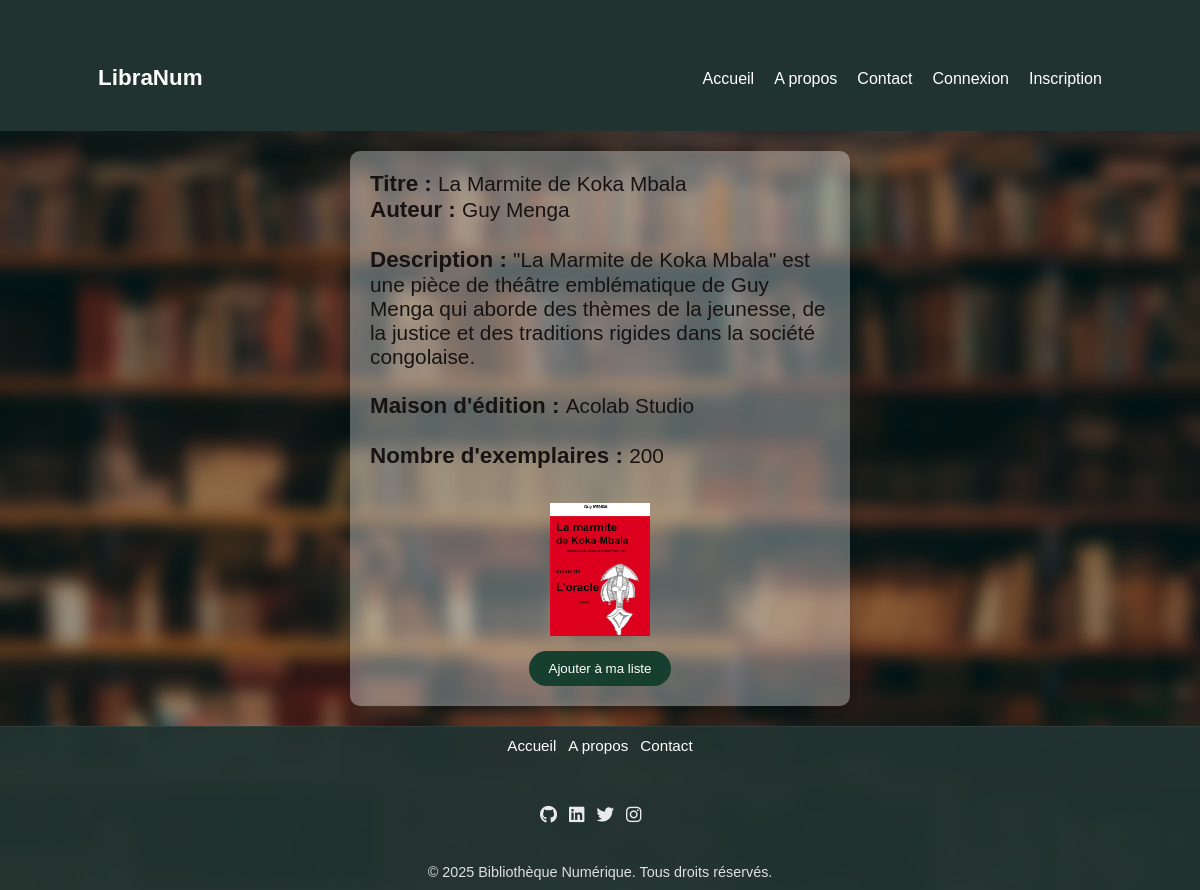
Page /details.php?id=5 on the committed database.
### tables this page shows
CREATE TABLE `livres` (
  `id` int(10) NOT NULL,
  `auteur` varchar(255) NOT NULL,
  `titre` varchar(255) NOT NULL,
  `description` varchar(255) NOT NULL,
  `maison_edition` varchar(100) NOT NULL,
  `nombre_exemplaire` int(11) NOT NULL,
  `image` varchar(255) NOT NULL
);

### details.php (the view, shortened to what this page needs)
<!DOCTYPE html>
<html lang="en">
<head>
    <link rel="stylesheet" href="style.css">
    <link rel="stylesheet" href="https://cdnjs.cloudflare.com/ajax/libs/font-awesome/6.0.0-beta3/css/all.min.css">
</head>
<body>
    <?php include 'inc/header.php'; ?>
<?php
include 'connexion.php';
$id = $_GET['id'];
$sql = "SELECT * FROM livres WHERE id = $id";
$result = $con->query($sql);
if ($result->num_rows > 0) {
    while($row = $result->fetch_assoc()) {
        echo "<div class='affichage'>";
            echo "<strong>Titre : " . "</strong> ". htmlspecialchars($row['titre'])."<br>";
            echo "<strong>Auteur : </strong> ". htmlspecialchars($row['auteur']) . "<br><br>";
            echo "<strong>Description : </strong> ". htmlspecialchars($row['description']). "<br><br>";
            echo "<strong>Maison d'édition : </strong> ". htmlspecialchars($row['maison_edition']) . "<br><br>";
            echo "<strong>Nombre d'exemplaires : </strong> ". htmlspecialchars($row['nombre_exemplaire']) . "<br>";
            echo "<br>";
            echo "<img src='images/" . htmlspecialchars($row['image']) . "' alt='Image' width='100' style='margin-top:10px;'><br>";
            echo "<form method=\"post\" action=\"add_to_list.php\" style=\"margin-top:10px;\">";
            echo "<button type=\"submit\">Ajouter à ma liste</button>";
            echo "</form>";
            echo "</div>";
    }
} else {
    echo "Aucun livre trouvé";
}
?>
<?php include 'inc/footer.php'; ?>
</body>
</html>

### style.css (style rules this page uses)
* { margin: 0; padding: 0; box-sizing: border-box; }
body { font-family: Arial, sans-serif; margin: 0; padding: 0; position: relative; min-height: 100vh; overflow-x: hidden; }
body::before { content: ""; position: fixed; inset: 0; background-image: url('cover.jpg?v=2'); background-repeat: no-repeat; background-position: center top; background-size: cover; background-attachment: fixed; filter: blur(8px) brightness(0.6); transform: scale(1.05); z-index: -1; }
form { text-align: center; margin-top: 20px; }
form button { padding: 10px 20px; border: none; border-radius: 20px; background-color: #163f2ffd; color: white; cursor: pointer; }
form ::placeholder { color: #fff; font-style: italic; }
strong { font-size: 1.4rem; }

### details.php (style rules this page uses)
.affichage { color: #181313ff; width: 500px; margin: 20px auto; padding: 20px; background-color: #f0f8ff57 ; border-radius: 10px; box-shadow: 0 4px 8px rgba(0,0,0,0.2); text-align: left; gap: 10px; font-size: 1.3rem; }
img { margin-left: 180px; }

### rows in the picture
livres: titre "La Marmite de Koka Mbala", auteur "Guy Menga", description "\"La Marmite de Koka Mbala\" est une pièce de théâtre emblématique de Guy Menga qui aborde des thèmes de la jeunesse, de la justice et des traditions rigides dans la société congolaise.", maison_edition "Acolab Studio", nombre_exemplaire "200", image (picture)
